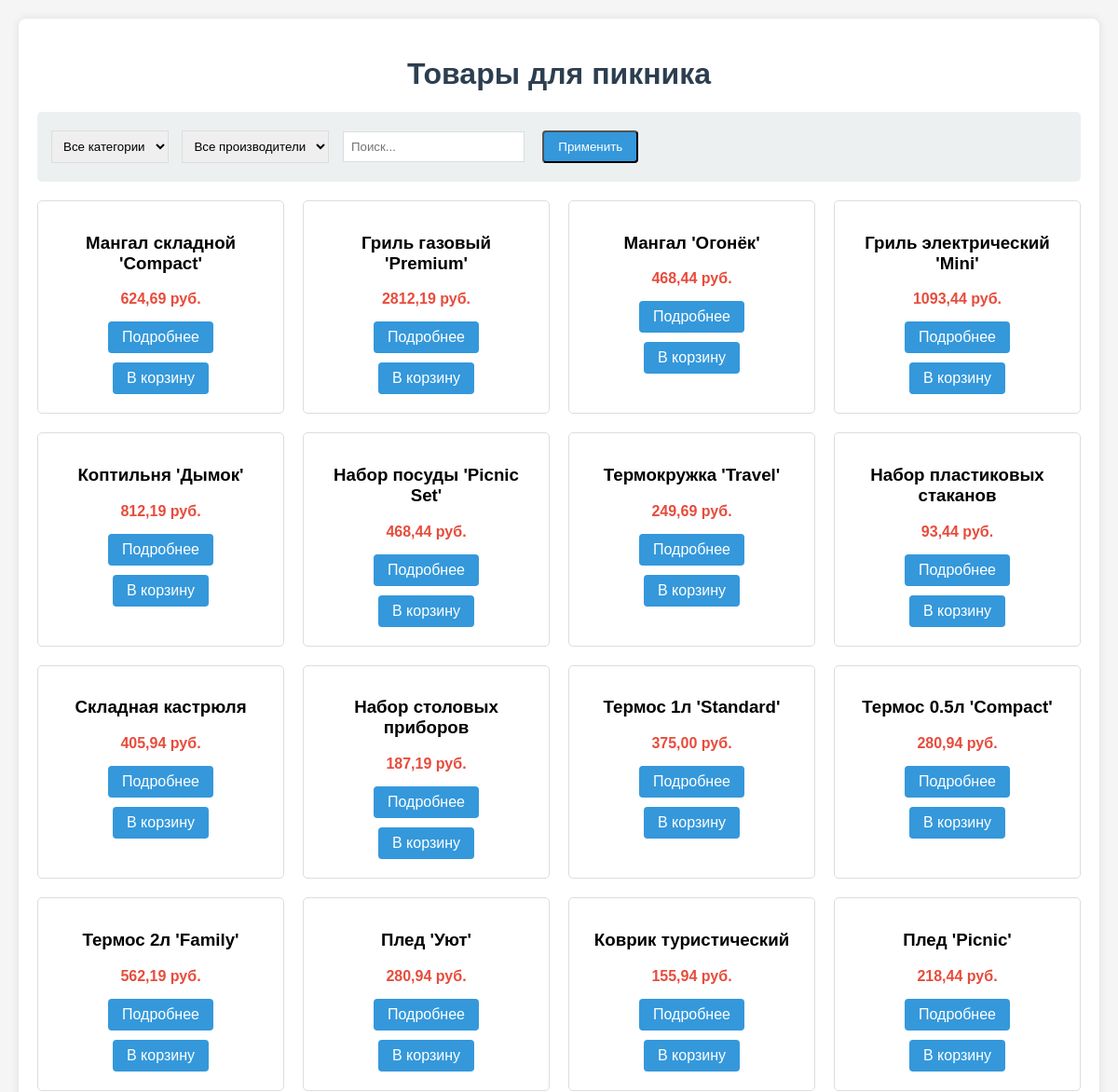
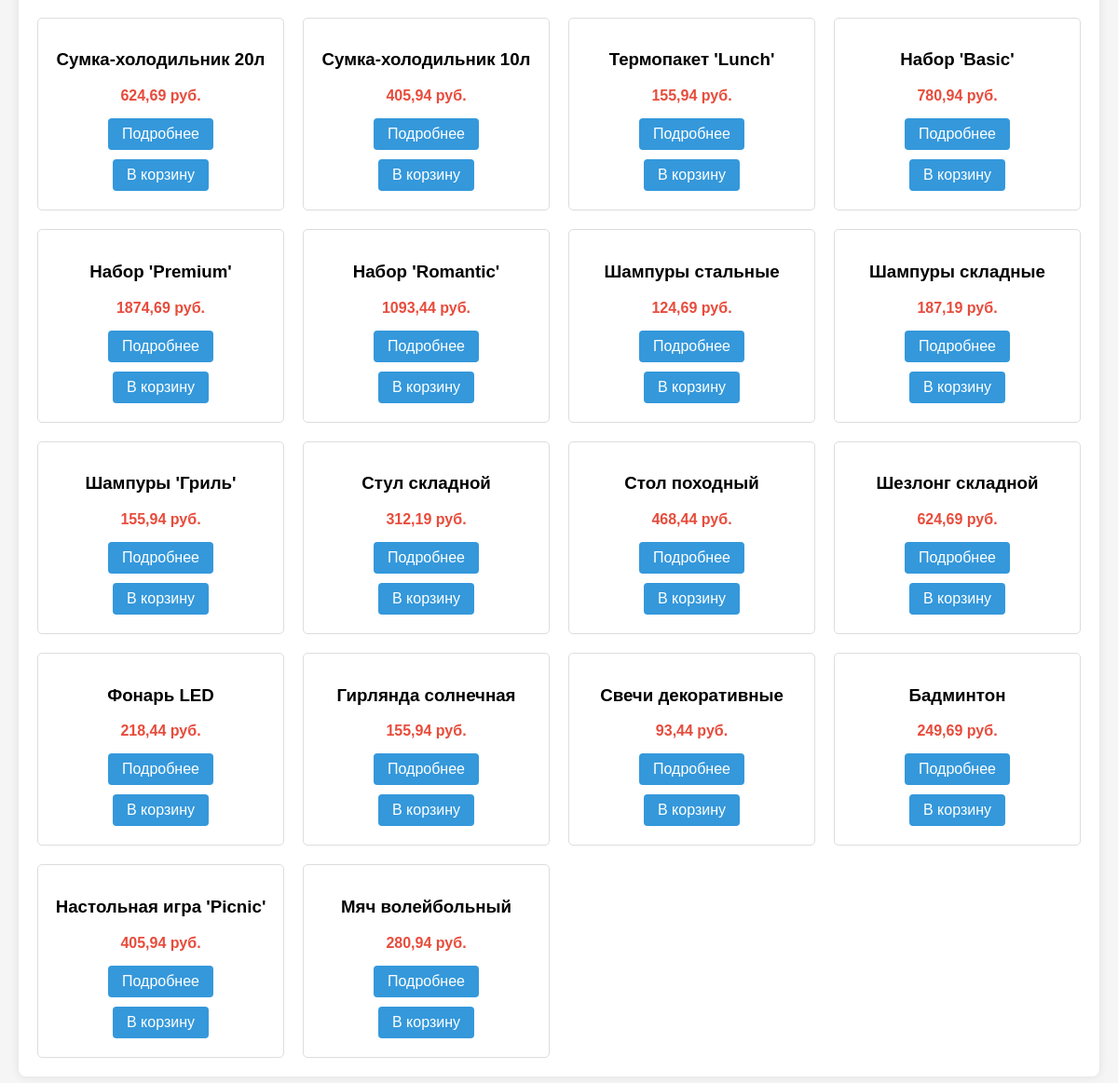
Page /picnic_shop/catalog/ on the committed database (2 pictures, top to bottom).
### picnic_shop/models.py (models this page shows, shortened)
class Product(models.Model):
    name = models.CharField(max_length=200, verbose_name="Название")
    description = models.TextField(verbose_name="Описание")
    image = models.ImageField(upload_to="products/", verbose_name="Фото товара")
    price = models.DecimalField(
        max_digits=10,
        decimal_places=2,
        validators=[MinValueValidator(0)],
        verbose_name="Цена"
    )
    stock = models.IntegerField(
        validators=[MinValueValidator(0)],
        verbose_name="Количество на складе"
    )
    category = models.ForeignKey(
        Category,
        on_delete=models.CASCADE,
        verbose_name="Категория"
    )
    manufacturer = models.ForeignKey(
        Manufacturer,
        on_delete=models.CASCADE,
        verbose_name="Производитель"
    )
    class Meta:
        verbose_name = "Товар"
        verbose_name_plural = "Товары"

### picnic_shop/views.py (the view)
# urls.py: path('catalog/', views.product_list, name='product_list'),
def product_list(request):
    products = Product.objects.all()
    category = request.GET.get('category')
    manufacturer = request.GET.get('manufacturer')
    if category:
        products = products.filter(category__name=category)
    if manufacturer:
        products = products.filter(manufacturer__name=manufacturer)
    search_query = request.GET.get('search')
    if search_query:
        products = products.filter(
            Q(name__icontains=search_query) |
            Q(description__icontains=search_query)
        )
    return render(request, 'shop/product_list.html', {'products': products})

### picnic_shop/templates/shop/product_list.html (shortened to what this page needs)
<!DOCTYPE html>
<html>
<head>
</head>
<body>
    <div class="container">
        <h1>Товары для пикника</h1>
        <div class="filters">
            <form method="get">
                <select name="category">
                    <option value="">Все категории</option>
                </select>
                <select name="manufacturer">
                    <option value="">Все производители</option>
                </select>
                <input type="text" name="search" placeholder="Поиск...">
                <button type="submit" class="btn">Применить</button>
            </form>
        </div>
        <div class="product-grid">
            {% for product in products %}
                <div class="product-card">
                    <h3>{{ product.name }}</h3>
                    <div class="price">{{ product.price }} руб.</div>
                    <a href="{% url 'product_detail' product.id %}" class="btn">Подробнее</a>
                    <a href="{% url 'add_to_cart' product.id %}" class="btn">В корзину</a>
                </div>
            {% endfor %}
        </div>
    </div>
</body>
</html>

### picnic_shop/templates/shop/product_list.html (style rules this page uses)
body { font-family: Arial, sans-serif; margin: 0; padding: 20px; background-color: #f5f5f5; }
.container { max-width: 1200px; margin: 0 auto; background: white; padding: 20px; border-radius: 8px; box-shadow: 0 0 10px rgba(0,0,0,0.1); }
h1 { color: #2c3e50; text-align: center; }
.filters { background: #ecf0f1; padding: 15px; border-radius: 5px; margin-bottom: 20px; }
.filters select, .filters input { padding: 8px; margin-right: 10px; border: 1px solid #ddd; }
.product-grid { display: grid; grid-template-columns: repeat(auto-fill, minmax(250px, 1fr)); gap: 20px; }
.product-card { border: 1px solid #ddd; padding: 15px; border-radius: 5px; text-align: center; transition: transform 0.2s; }
.price { font-weight: bold; color: #e74c3c; margin: 10px 0; }
.btn { display: inline-block; padding: 8px 15px; background: #3498db; color: white; border-radius: 4px; margin: 5px; text-decoration: none; }

### rows in the picture
Product: name "Мангал складной 'Compact'", price "624,69"
Product: name "Гриль газовый 'Premium'", price "2812,19"
Product: name "Мангал 'Огонёк'", price "468,44"
Product: name "Гриль электрический 'Mini'", price "1093,44"
Product: name "Коптильня 'Дымок'", price "812,19"
Product: name "Набор посуды 'Picnic Set'", price "468,44"
Product: name "Термокружка 'Travel'", price "249,69"
Product: name "Набор пластиковых стаканов", price "93,44"
Product: name "Складная кастрюля", price "405,94"
Product: name "Набор столовых приборов", price "187,19"
Product: name "Термос 1л 'Standard'", price "375,00"
Product: name "Термос 0.5л 'Compact'", price "280,94"
Product: name "Термос 2л 'Family'", price "562,19"
Product: name "Плед 'Уют'", price "280,94"
Product: name "Коврик туристический", price "155,94"
Product: name "Плед 'Picnic'", price "218,44"
Product: name "Сумка-холодильник 20л", price "624,69"
Product: name "Сумка-холодильник 10л", price "405,94"
Product: name "Термопакет 'Lunch'", price "155,94"
Product: name "Набор 'Basic'", price "780,94"
Product: name "Набор 'Premium'", price "1874,69"
Product: name "Набор 'Romantic'", price "1093,44"
Product: name "Шампуры стальные", price "124,69"
Product: name "Шампуры складные", price "187,19"
Product: name "Шампуры 'Гриль'", price "155,94"
Product: name "Стул складной", price "312,19"
Product: name "Стол походный", price "468,44"
Product: name "Шезлонг складной", price "624,69"
Product: name "Фонарь LED", price "218,44"
Product: name "Гирлянда солнечная", price "155,94"
Product: name "Свечи декоративные", price "93,44"
Product: name "Бадминтон", price "249,69"
Product: name "Настольная игра 'Picnic'", price "405,94"
Product: name "Мяч волейбольный", price "280,94"
